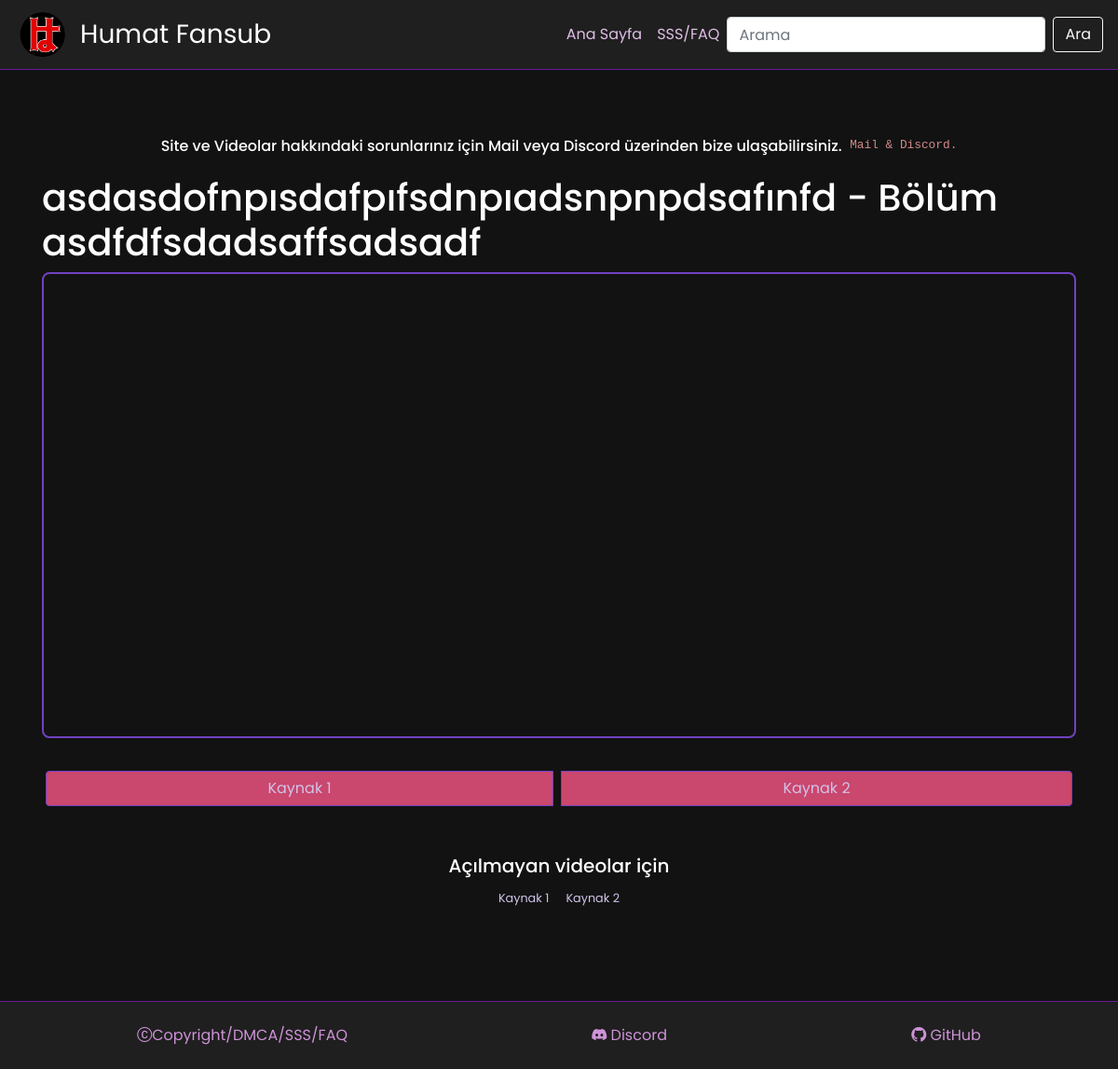
Page /episode/1 on the committed database.
### models.py (models this page shows)
class Anime(db.Model):
    id = db.Column(db.Integer, primary_key=True)
    name = db.Column(db.String(150), nullable=False)
    description = db.Column(db.Text, nullable=False)
    cover_image = db.Column(db.String(150), nullable=False)
    episodes = db.relationship('Episode', backref='anime', lazy=True)
    genres = db.Column(db.String(250), nullable=False)  # Türler virgülle ayrılacak

class Episode(db.Model):
    id = db.Column(db.Integer, primary_key=True)
    number = db.Column(db.Integer, nullable=False)
    sources = db.Column(db.Text, nullable=False)
    anime_id = db.Column(db.Integer, db.ForeignKey('anime.id'), nullable=False)

### app.py (the view)
@app.route('/episode/<int:episode_id>')
def episode(episode_id):
    episode = Episode.query.get_or_404(episode_id)
    sources = episode.sources.split(',')
    return render_template('episode.html', episode=episode, sources=sources)

### templates/episode.html (shortened to what this page needs)
{% extends "base.html" %}  {% block content %}
<div class="link-group text-center mt-5 fnt h6">
    <div>
        <h5 class="flex-wrap d-flex justify-content-center flex-wrap fnt h6">
            Site ve Videolar hakkındaki sorunlarınız için Mail veya Discord
            üzerinden bize ulaşabilirsiniz.
            <pre> <a href="#footer" onclick="highlightFooter()" style="color: #d38a8a;">Mail & Discord.</a></pre>
        </h5>
    </div>
</div>
<h1>{{ episode.anime.name }} - Bölüm {{ episode.number }}</h1>
<div class="video-player mb-4">
    <iframe
        src="{{ sources[0] }}"
        frameborder="0"
        allowfullscreen
        class="w-100"
        style="height: 500px"
    ></iframe>
</div>
<div class="btn-group mb-3 d-flex justify-content-center flex-wrap">
    {% for source in sources %}
    <button
        class="btn btn-secondary mx-1 m-1"
        onclick="document.querySelector('iframe').src='{{ source }}'"
        style="background-color: #ca476e !important"
    >
        Kaynak {{ loop.index }}
    </button>
    {% endfor %}
</div>
<div class="link-group text-center mt-5 fnt h6">
    <h5>Açılmayan videolar için</h5>
    <div class="d-flex justify-content-center flex-wrap fnt h6">
        {% for source in sources %}
        <a
            href="{{ source }}"
            target="_blank"
            class="btn btn-link p-1 mx-1 small fnt h6"
            >Kaynak {{ loop.index }}</a
        >
        {% endfor %}
    </div>
    <div id="disqus_thread" class="pt-5"></div>
</div>
{% endblock %}

### static/css/style.css (style rules this page uses)
h1, h2 { color: #e1bee7; }
html, body { height: 100%; margin: 0; display: flex; flex-direction: column; }
body { font-family: "Poppins", sans-serif; font-size: 16px; color: #f3e5f5; background-color: #121212; }
body.bg-dark { background-color: #121212 !important; }

### templates/episode.html (style rules this page uses)
h1, h5 { color: #ffffff; }
.btn-link { color: #d1c4e9; }
.link-group a { font-size: 0.8rem; }
.fnt { font-size: 1rem; }
.video-player iframe { border: 2px solid #6f42c1; border-radius: 8px; }
.btn-secondary { background-color: #6f42c1; border-color: #6f42c1; color: #d1c4e9; }

### rows in the picture
Anime: anime.name "asdasdofnpısdafpıfsdnpıadsnpnpdsafınfd"
Episode: number "asdfdfsdadsaffsadsadf"
